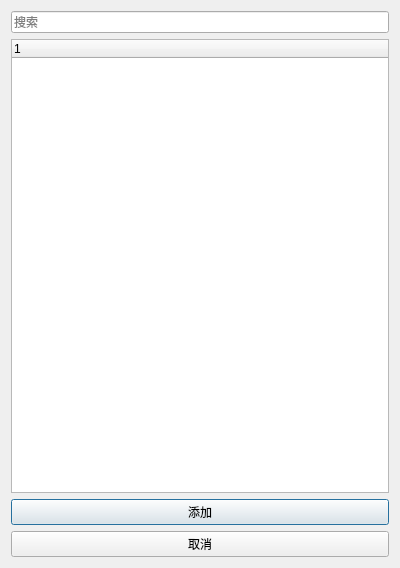
<?xml version="1.0" encoding="UTF-8"?>
<ui version="4.0">
 <class>qDialog_addMusicFromListDialog</class>
 <widget class="QDialog" name="qDialog_addMusicFromListDialog">
  <property name="geometry">
   <rect>
    <x>0</x>
    <y>0</y>
    <width>400</width>
    <height>568</height>
   </rect>
  </property>
  <property name="windowTitle">
   <string>Easy Music Plus Add Music From List</string>
  </property>
  <layout class="QVBoxLayout" name="verticalLayout">
   <item>
    <widget class="QLineEdit" name="qLineEdit_search">
     <property name="inputMask">
      <string/>
     </property>
     <property name="placeholderText">
      <string>搜索</string>
     </property>
    </widget>
   </item>
   <item>
    <widget class="QTreeWidget" name="qTreeWidget_songs">
     <column>
      <property name="text">
       <string notr="true">1</string>
      </property>
     </column>
    </widget>
   </item>
   <item>
    <widget class="QPushButton" name="qPushButton_add">
     <property name="text">
      <string>添加</string>
     </property>
    </widget>
   </item>
   <item>
    <widget class="QPushButton" name="qPushButton_quit">
     <property name="text">
      <string>取消</string>
     </property>
    </widget>
   </item>
  </layout>
 </widget>
 <resources/>
 <connections/>
</ui>
